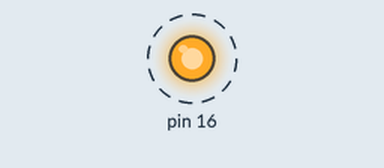
A program run on a simulated Raspberry Pi (header pin numbers). Shown: output pins drawn as LEDs (lit = HIGH). Dashed ring = blinking.

Above: at 0.5 s.
Timing chart, 0 to 4.6 s (numbered marks = the images above):
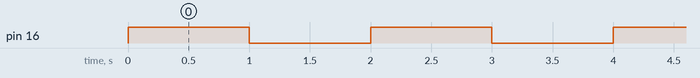

Measured:
- by itself, pin 16: alternates HIGH for 1.0 s and LOW for 1.0 s

The program:

led.py
```python
import RPi.GPIO as GPIO #import raspberry gpio library
from time import sleep #import the sleep function from the time module

GPIO.setmode(GPIO.BOARD) #use physical pin numbering
GPIO.setup(16, GPIO.OUT, initial=GPIO.LOW) # set pin 22 to be an output pin initialized to low


if __name__ == '__main__':
    try:
        while True:
            GPIO.output(16, GPIO.HIGH)
            sleep(1)
            GPIO.output(16, GPIO.LOW)
            sleep(1)
    except KeyboardInterrupt:
        GPIO.cleanup()
        exit()
```
